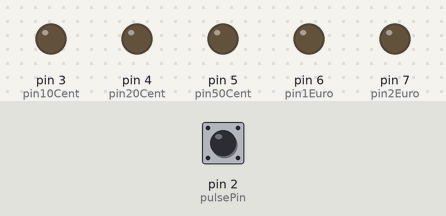
Bench run of a sketch on a simulated Arduino Uno, built with avr-gcc and run on an emulated ATmega328P. On the bench: output pins drawn as LEDs (lit = HIGH). Inputs (shaded band) come from the test bench; at power-on: pin 2 (pulsePin) HIGH.

Above: at 1.2 s.
1.3 s: pin 2 (pulsePin) pulled LOW for 0.15 s
At 4.2 s:
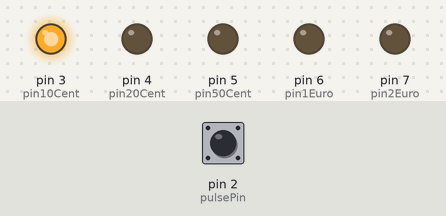
4.4 s: pin 2 (pulsePin) pulled LOW for 3.2 s
At 7.85 s:
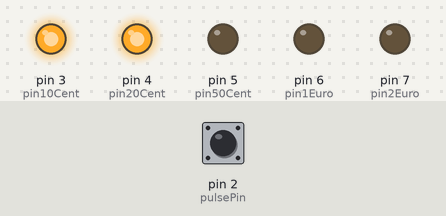
9.6 s: pin 2 (pulsePin) pulsed LOW 2 times (0.12 s each, 0.3 s apart)
At 12.9 s:
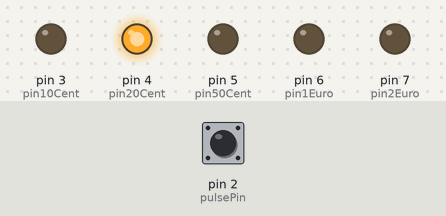
13.2 s: pin 2 (pulsePin) pulled LOW for 3.2 s
At 16.64 s:
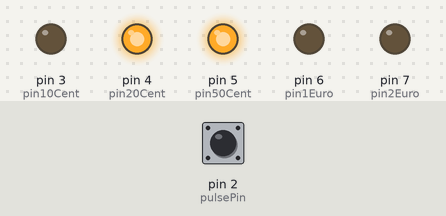
18.3 s: pin 2 (pulsePin) pulsed LOW 5 times (0.12 s each, 0.3 s apart)
At 21.9 s:
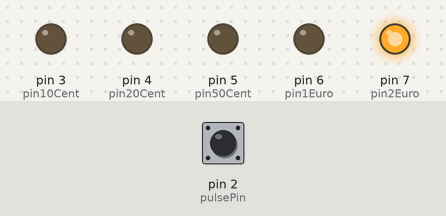
22.8 s: pin 2 (pulsePin) pulled LOW for 1 s
At 25.6 s:
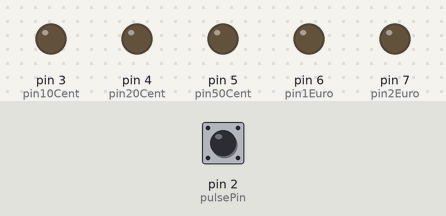
Timing chart, 0 to 26.7 s (numbered marks = the images above; inputs shaded):
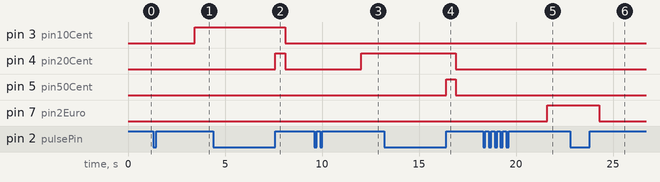

Measured:
- after the input at 1.3 s, pin 3 (pin10Cent): LOW → HIGH after 2.1 s
- after the input at 4.4 s, pin 3 (pin10Cent): HIGH → LOW after 3.7 s; pin 4 (pin20Cent): LOW → HIGH after 3.2 s, → LOW 0.50 s later
- after the input at 9.6 s, pin 4 (pin20Cent): LOW → HIGH after 2.4 s
- after the input at 13.2 s, pin 4 (pin20Cent): HIGH → LOW after 3.7 s; pin 5 (pin50Cent): LOW → HIGH after 3.2 s, → LOW 0.50 s later
- after the input at 18.3 s, pin 7 (pin2Euro): LOW → HIGH after 3.3 s
- after the input at 22.8 s, pin 7 (pin2Euro): HIGH → LOW after 1.5 s

The sketch:

Bierautomat.ino
```cpp
const int pulsePin = 2; // Pin, an dem der Münzprüfer angeschlossen ist
volatile int pulseCount = 0; // Anzahl der erkannten Pulse
unsigned long lastPulseTime = 0; // Zeit des letzten Pulses
const unsigned long resetTime = 2000; // Zeit in Millisekunden, nach der zurückgesetzt wird
const unsigned long minPulseInterval = 100; // Minimaler Pulsintervall in Millisekunden

// Pins für die Ausgänge
const int pin10Cent = 3;
const int pin20Cent = 4;
const int pin50Cent = 5;
const int pin1Euro = 6;
const int pin2Euro = 7;

int lastPulseValue = 0; // Um die letzte Pulsanzahl zu speichern
bool outputActive = false; // Status des Ausgangs
unsigned long outputStartTime = 0; // Zeit, wann der Ausgang aktiviert wurde
unsigned long pulseResetTime = 0; // Zeit, wann der Puls zurückgesetzt werden soll

void countPulse() {
  unsigned long currentTime = millis();
  if (currentTime - lastPulseTime > minPulseInterval) {
    pulseCount++; // Puls zählen
    lastPulseTime = currentTime; // Zeit des letzten Pulses aktualisieren
  }
}

void setup() {
  Serial.begin(9600); // Serielle Kommunikation starten
  pinMode(pulsePin, INPUT_PULLUP); // Pin als Eingang mit Pull-Up aktivieren
  attachInterrupt(digitalPinToInterrupt(pulsePin), countPulse, RISING); // Interrupt für steigende Flanke

  // Setze die Ausgangspins
  pinMode(pin10Cent, OUTPUT);
  pinMode(pin20Cent, OUTPUT);
  pinMode(pin50Cent, OUTPUT);
  pinMode(pin1Euro, OUTPUT);
  pinMode(pin2Euro, OUTPUT);

  // Alle Ausgänge auf LOW setzen
  digitalWrite(pin10Cent, LOW);
  digitalWrite(pin20Cent, LOW);
  digitalWrite(pin50Cent, LOW);
  digitalWrite(pin1Euro, LOW);
  digitalWrite(pin2Euro, LOW);
}

void loop() {
  // Überprüfen, ob die Zeit seit dem letzten Puls größer als resetTime ist
  if (millis() - lastPulseTime >= resetTime) {
    // Speichere die letzte Pulsanzahl
    lastPulseValue = pulseCount;

    // Aktiviere den entsprechenden Ausgang basierend auf lastPulseValue
    switch (lastPulseValue) {
      case 1:
        digitalWrite(pin10Cent, HIGH); // 10 Cent
        break;
      case 2:
        digitalWrite(pin20Cent, HIGH); // 20 Cent
        break;
      case 3:
        digitalWrite(pin50Cent, HIGH); // 50 Cent
        break;
      case 4:
        digitalWrite(pin1Euro, HIGH); // 1 Euro
        break;
      case 5:
        digitalWrite(pin2Euro, HIGH); // 2 Euro
        break;
      default:
        // Keine Aktion für mehr als 5 Pulse
        break;
    }

    outputStartTime = millis(); // Zeit, wann der Ausgang aktiviert wurde
    pulseResetTime = outputStartTime + 40; // Setze Zeit für Pulsreset
    outputActive = true; // Status auf aktiv setzen
  }

  // Wenn der Ausgang aktiv ist, warte 500 ms und setze ihn dann auf LOW
  if (outputActive && (millis() - outputStartTime >= 500)) {
    // Setze alle Ausgänge auf LOW
    digitalWrite(pin10Cent, LOW);
    digitalWrite(pin20Cent, LOW);
    digitalWrite(pin50Cent, LOW);
    digitalWrite(pin1Euro, LOW);
    digitalWrite(pin2Euro, LOW);

    outputActive = false; // Ausgang deaktivieren

    // Setze die Pulsanzahl zurück, nachdem 40 ms vergangen sind
    if (millis() >= pulseResetTime) {
      pulseCount = 0; // Pulsanzahl zurücksetzen
      lastPulseTime = millis(); // Zurücksetzen des Zeitstempels
    }
  }
}
```
